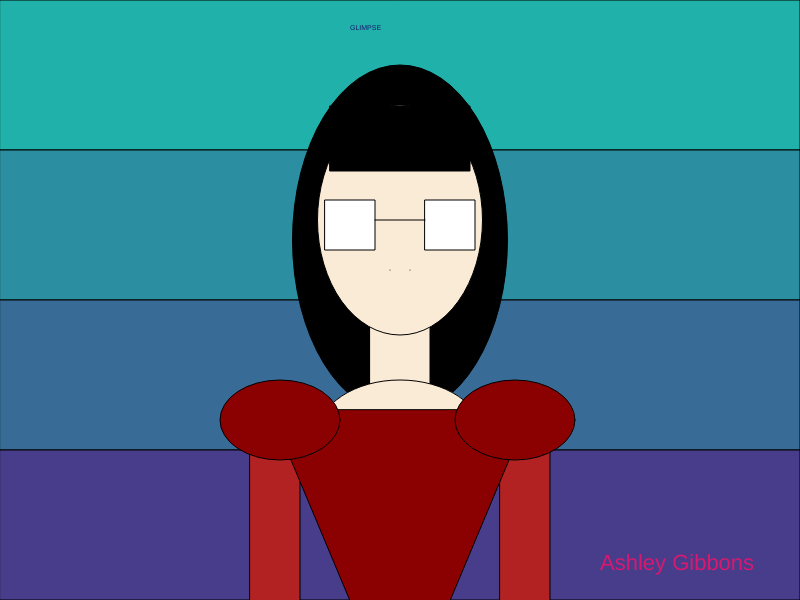
Frame 1 (no input)
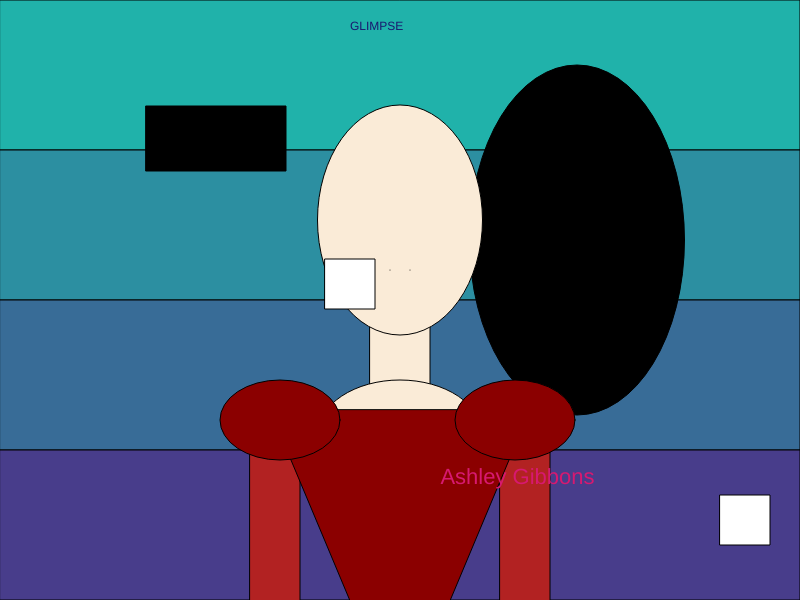
Frame 60 (no input)
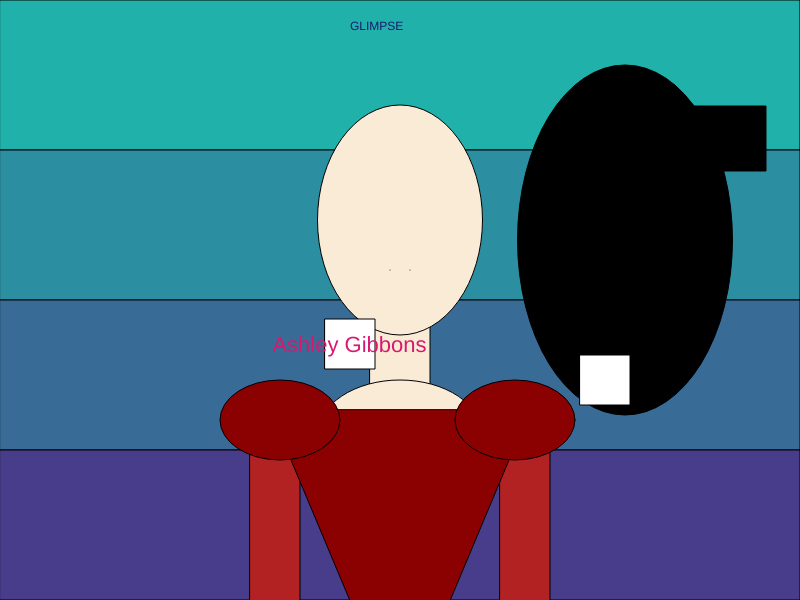
Frame 120 (the mouse pressed at the canvas centre since frame 60)

The p5.js sketch that drew these frames (run headless with seeded random() and noise() and a simulated clock; from frame 60 on, the mouse is pressed at the canvas centre):

// p5.js sketch
// ── sketch.js
var hair1X = 400;
var hair1Y = 240;
var hair1Direction = 3;

var hair2X = 330;
var hair2Y = 106;
var hair2Direction = -8;

var g1X = 325;
var g1Y = 200;
var g1Direction = 1;

var g2X = 425;
var g2Y = 200;
var g2Direction = 5;

var lineX = 425;
var lineY = 220;
var lineDirection = 4;

var size = 7;
var count = 0;
var sizeDirection = 5;

var textX = 600; 
var textY = 570;

var xspeed = 2.8; 
var yspeed = 2.2; 

var xdirection = 1; // Left or Right
var ydirection = 1; // Top to Bottom

   function setup()
  {
      createCanvas(800, 600);
      frameRate(30);
  }

  function draw()
  { 
      colorMode(RGB);
      background(0,0,0);
      let from = color(32,178,170);
      let to = color(72, 61, 139);
      colorMode(RGB);
      let interA = lerpColor(from, to, 0.3);
      let interB = lerpColor(from, to, 0.6);
      fill(from);
      rect(0, 0, 800, 150);
      fill(interA);
      rect(0, 150, 800, 150);
      fill(interB);
      rect(0, 300, 800, 150);
      fill(to);
      rect(0, 450, 800, 150);
    
      // Title
      fill(25,25,112);
      textSize(size);
      size+= sizeDirection;
      count++;
      if(count > 5)
      {
      sizeDirection *=-1;
      count = 0;
      }
      text("GLIMPSE" , 350,30)

      // hair1  
      fill(0,0,0);
      ellipse(hair1X,240,215,350);
      hair1X+=hair1Direction;
      if(hair1X >= 690 || hair1X <= 110)
      {
        hair1Direction *= -1;
      }

      // neck
      fill(250,235,215);
      rect(370,325,60,65);

      // head
      fill(250,235,215);
      ellipse(400, 220, 165, 230);

      // hair2
      fill(0,0,0);
      rect(hair2X,106,140,65);
      hair2X+=hair2Direction;
      if(hair2X >= 660 || hair2X <= 5)
      {
        hair2Direction *= -1;
      }
    
      // glasses
      fill(255);
      square(325,g1Y,50);
      g1Y += g1Direction;
      if(g1Y <= 0 || g1Y >= 600 )
      {
        g1Direction *= -1;
      }
      square(g2X,g2Y,50);
      if(g2X >= 800 || g2X <= 0)
      {
        g2Direction *= -1;
      }
        g2X += g2Direction;
      if(g2Y <= 0)
      {
        g2Direction *= -1;
      }
        g2Y += g2Direction;   
      line(425,lineY,375,lineY);
      lineY += lineDirection
      if(lineY <= 20 || lineY >= 620 )
      {
        lineDirection *= -1;
      }
    
      // nose
      point(390,270);
      point(410,270);
      
      // body
      fill(250,235,215);
      ellipse(400, 435, 165, 110);

      // arms
      fill(178,34,34)
      rect(250,420,50,190);
      rect(500,420,50,190);

      // shirt
      fill(139,0,0);
      triangle(270, 410, 400, 720, 530, 410);
      ellipse(280, 420, 120, 80);
      ellipse(515, 420, 120, 80);

      fill(215,25,112);
      textSize(22);
      text("Ashley Gibbons",textX,textY);
      textX = textX + xspeed * xdirection;
      textY = textY + yspeed * ydirection;
      if (textX > 600 || textX < 0) 
      {
        xdirection *= -1;
      }
      if (textY > 590 || textY < 0) 
      {
        ydirection *= -1;
      }  
}
// ── main.html
<html>

    <head>
        <title>
            Self-Portrait
        </title>
        <script src="https://cdnjs.cloudflare.com/ajax/libs/p5.js/1.1.9/p5.min.js"></script>
        <script src="sketch.js"></script>
    </head>
    <body>
    </body>
</html>
